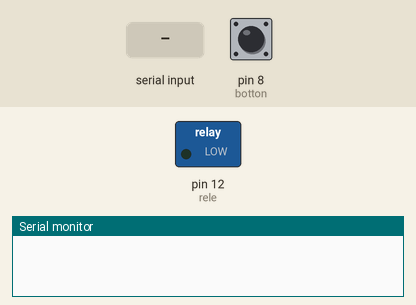
The sketch below on a simulated Arduino Uno, built with avr-gcc and run on an emulated ATmega328P. Parts: switched loads named in the sketch (green lamp = pin HIGH), the last lines printed to the serial monitor. The inputs (shaded band) are chosen by the test bench; at power-on: pin 8 (botton) HIGH.

Above: at 1.2 s.
1.3 s: pin 8 (botton) pulled LOW for 3.2 s
At 5.4 s:
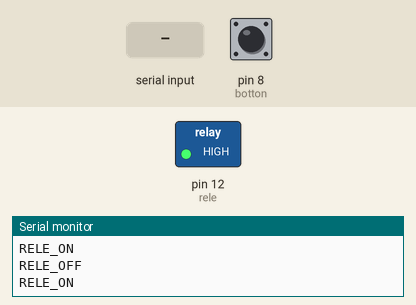
6.0 s: pin 8 (botton) pulled LOW for 0.15 s
At 6.7 s:
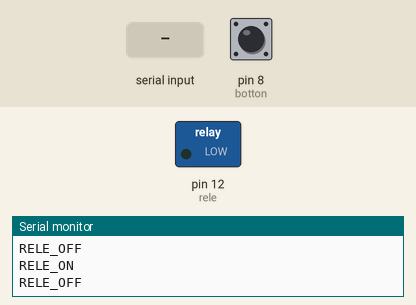
7.6 s: "RELE_ON\n" received over Serial
At 8.2 s:
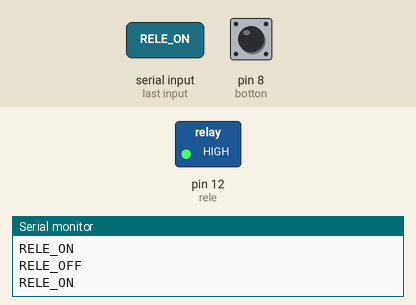
Timing chart, 0 to 10.6 s (numbered marks = the images above; inputs shaded):
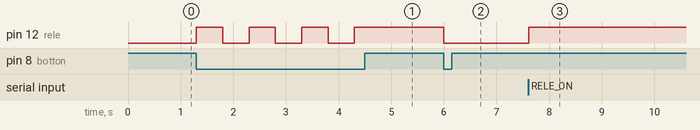

The sketch:

rele-serial.ino
```cpp
const uint8_t rele = 12;
const uint8_t botton = 8;

bool releEstado = false;

void setup() {
  Serial.begin(9600);
  pinMode(rele, OUTPUT);
  pinMode(botton, INPUT_PULLUP);
  digitalWrite(rele, LOW);
}

void loop() {
  // Lectura del botón
  if (digitalRead(botton) == LOW) {
    releEstado = !releEstado;           // invierte estado
    digitalWrite(rele, releEstado);
    Serial.println(releEstado ? "RELE_ON" : "RELE_OFF");
    delay(500); // debounce
  }

  // Lectura de comandos por Serial
  if (Serial.available()) {
    String cmd = Serial.readStringUntil('\n');
    cmd.trim(); // elimina saltos de línea u espacios

    if (cmd == "RELE_ON") {
      releEstado = true;
      digitalWrite(rele, HIGH);
      Serial.println("RELE_ON");
    }
    else if (cmd == "RELE_OFF") {
      releEstado = false;
      digitalWrite(rele, LOW);
      Serial.println("RELE_OFF");
    }
  }
}
```

Measured:
- after the input at 1.3 s, pin 12 (rele): alternates HIGH for 0.50 s and LOW for 0.50 s, 7 changes in all, then stays HIGH, starting at once
- after the input at 6.0 s, pin 12 (rele): HIGH → LOW at once
- after the input at 7.6 s, pin 12 (rele): LOW → HIGH at once
